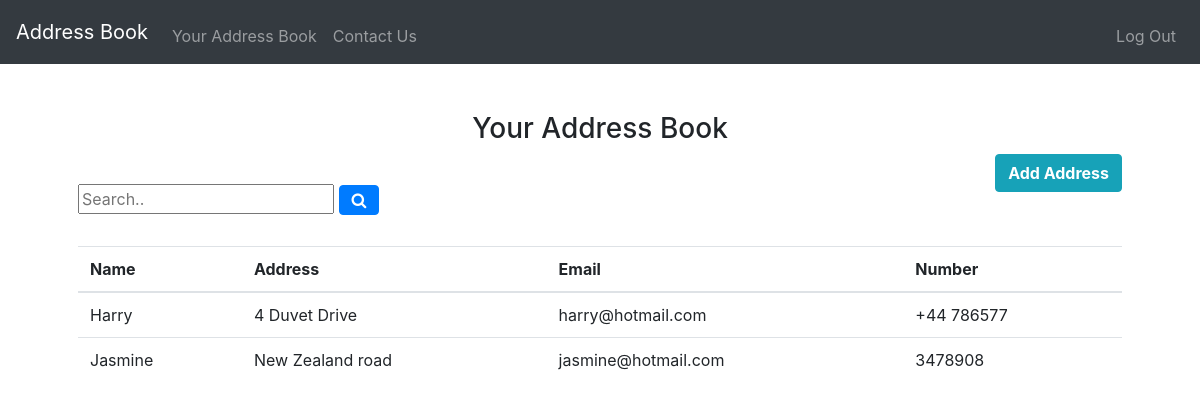
/ (signed in), run on the app's committed database.
### tables this page shows
CREATE TABLE contacts (user_id INTEGER NOT NULL, name TEXT NOT NULL, address TEXT NOT NULL, email TEXT NOT NULL, number TEXT NOT NULL);

### application.py (the view)
@app.route("/")
@login_required
def index():
    contacts = db.execute("SELECT * FROM contacts WHERE user_id = ?", session["user_id"])
    return render_template("index.html", contacts = contacts)

### application.py (called while the page is built)
@app.after_request
def after_request(response):
    response.headers["Cache-Control"] = "no-cache, no-store, must-revalidate"
    response.headers["Expires"] = 0
    response.headers["Pragma"] = "no-cache"
    return response

### helpers.py (called while the page is built)
def login_required(f):
    @wraps(f)
    def decorated_function(*args, **kwargs):
        if session.get("user_id") is None:
            return redirect("/login")
        return f(*args, **kwargs)
    return decorated_function

### templates/index.html (shortened to what this page needs)
{% extends "layout.html" %}
{% block main %}
    <div class="header">
       <h3> Your Address Book</h3>
    </div>
      <a href="/new" class="btn btn-info font-weight-bold float-right">Add Address </a>
     <form action="/search" method="post">
         <div class="form-group search float-left">
             <input type="text" placeholder="Search.." name="search">
         <button class="btn btn-primary" type="submit"><i class="fa fa-search"></i></button>
        </div>
    </form>
        <table class="table tablestriped">
        <thead>
            <tr>
                <th>Name</th>
                <th>Address</th>
                <th>Email</th>
                <th>Number</th>
            </tr>
        </thead>
        <tbody>
            {% for contact in contacts %}
            <tr>
                <td class="text-start">{{contact.name}}</td>
                <td class="text-start">{{contact.address}}</td>
                <td class="text-end">{{contact.email}}</td>
                <td class="text-end">{{contact.number}}</td>
            </tr>
            {% endfor %}
{% endblock %}

### static/styles.css (style rules this page uses)
.form-group { margin-top:30px; }
table { margin-top:100px; display: table; border-collapse: collapse; text-indent: initial; border-spacing: 2px; border-color: blue; }

### data on the page
contacts: name "Harry", address "4 Duvet Drive", email "harry@hotmail.com", number "+44 786577"
contacts: name "Jasmine", address "New Zealand road", email "jasmine@hotmail.com", number "3478908"
